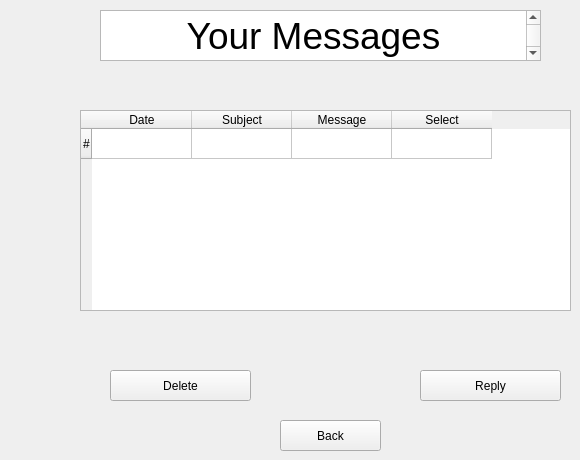
    <widget class="QWidget" name="viewMessage">
     <widget class="QTextBrowser" name="textBrowser_22">
      <property name="geometry">
       <rect>
        <x>100</x>
        <y>10</y>
        <width>441</width>
        <height>51</height>
       </rect>
      </property>
      <property name="html">
       <string>&lt;!DOCTYPE HTML PUBLIC &quot;-//W3C//DTD HTML 4.0//EN&quot; &quot;http://www.w3.org/TR/REC-html40/strict.dtd&quot;&gt;
&lt;html&gt;&lt;head&gt;&lt;meta name=&quot;qrichtext&quot; content=&quot;1&quot; /&gt;&lt;meta charset=&quot;utf-8&quot; /&gt;&lt;style type=&quot;text/css&quot;&gt;
p, li { white-space: pre-wrap; }
&lt;/style&gt;&lt;/head&gt;&lt;body style=&quot; font-family:'Ubuntu'; font-size:11pt; font-weight:400; font-style:normal;&quot;&gt;
&lt;p align=&quot;center&quot; style=&quot; margin-top:0px; margin-bottom:0px; margin-left:0px; margin-right:0px; -qt-block-indent:0; text-indent:0px;&quot;&gt;&lt;span style=&quot; font-size:28pt;&quot;&gt;Your Messages&lt;/span&gt;&lt;/p&gt;&lt;/body&gt;&lt;/html&gt;</string>
      </property>
     </widget>
     <widget class="QTableWidget" name="tableWidget">
      <property name="geometry">
       <rect>
        <x>80</x>
        <y>110</y>
        <width>491</width>
        <height>201</height>
       </rect>
      </property>
      <row>
       <property name="text">
        <string>#</string>
       </property>
      </row>
      <column>
       <property name="text">
        <string>Date</string>
       </property>
      </column>
      <column>
       <property name="text">
        <string>Subject</string>
       </property>
      </column>
      <column>
       <property name="text">
        <string>Message</string>
       </property>
      </column>
      <column>
       <property name="text">
        <string>Select</string>
       </property>
      </column>
     </widget>
     <widget class="QPushButton" name="viewMessageReply">
      <property name="geometry">
       <rect>
        <x>420</x>
        <y>370</y>
        <width>141</width>
        <height>31</height>
       </rect>
      </property>
      <property name="text">
       <string>Reply</string>
      </property>
     </widget>
     <widget class="QPushButton" name="viewMessageBackButton">
      <property name="geometry">
       <rect>
        <x>280</x>
        <y>420</y>
        <width>101</width>
        <height>31</height>
       </rect>
      </property>
      <property name="text">
       <string>Back</string>
      </property>
     </widget>
     <widget class="QPushButton" name="viewMessageDelete">
      <property name="geometry">
       <rect>
        <x>110</x>
        <y>370</y>
        <width>141</width>
        <height>31</height>
       </rect>
      </property>
      <property name="text">
       <string>Delete</string>
      </property>
     </widget>
    </widget>
